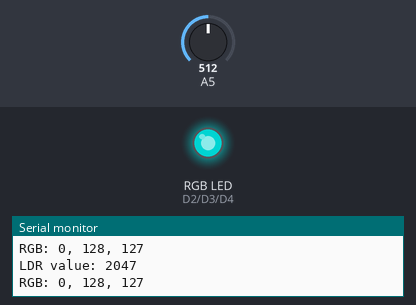
A sketch run on a simulated Arduino Zero (SAMD21). On the bench: an RGB LED mixed from three pins (HIGH = lit), the last lines printed to the serial monitor. The inputs (shaded band) are chosen by the test bench; at power-on: A5 = 512 (analog values on the 0–1023 scale). Dim RGB values are drawn brighter than linear.

Above: at 1.2 s.
1.3 s: A5 set to 716
At 1.7 s:
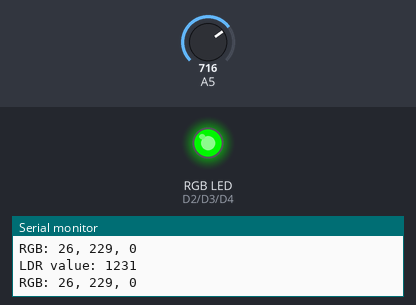
2.8 s: A5 set to 900
At 4.0 s:
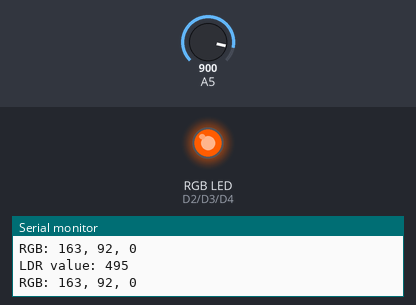
4.3 s: A5 set to 1023
At 5.5 s:
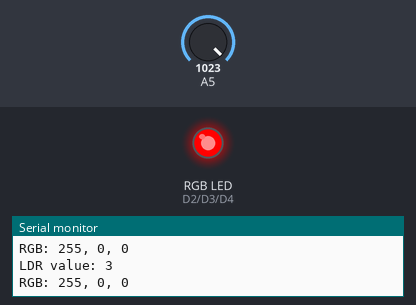
5.8 s: A5 set to 306
At 6.8 s:
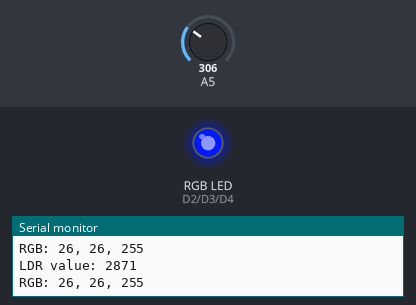
7.3 s: A5 set to 122
At 8.2 s:
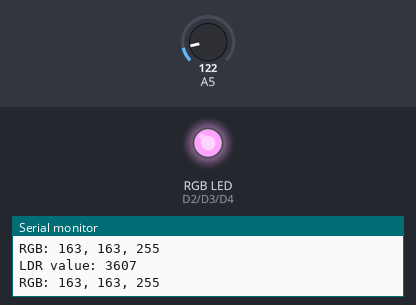
8.8 s: A5 set to 0
At 9.5 s:
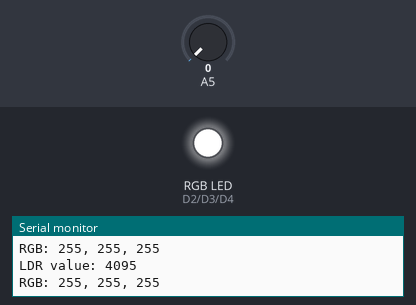
Timing chart, 0 to 11.3 s (numbered marks = the images above; inputs shaded):
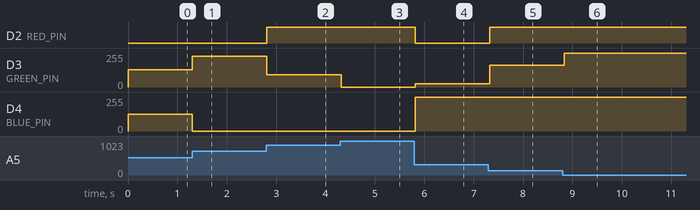

The sketch:

7.4_RGB_LED_Controller_on_your_own.ino
```cpp
/**
 **************************************************
 *
 * @file        7.4_RGB_LED_Controller_on_your_own.ino
 * @brief       Variation of the 7.4 RGB LED controller example turned upside down, so darkness gives white and bright
 *              light gives red. It works as a night light.
 *              For details, connection diagram and more, check out the example documentation at: <link placeholder>
 * @author      Borna Zelenika @ soldered.com
 ***************************************************
 */

/*
This is a variable to which we pass the number of pin that we had connected the photoresistor's output to. Because we
need to read a whole range of values here and not only HIGH or LOW, this has to be a pin that supports analog input.
The NULA board has a pin naming logic as follows: IO5, where 5 is the number that we give to the variable.

This example also needs a 10k resistor. A photoresistor changes its resistance with light, but the board can only
measure a voltage, so we pair the two in what is called a voltage divider: the fixed resistor turns the changing
resistance into a changing voltage that the board can read.
*/
const int LDR_PIN = 5;

/*
These are the variables to which we pass the numbers of pins that we had connected the three colour channels of the
RGB LED to. An RGB LED is really three LEDs in one package, one red, one green and one blue, and by lighting them at
different strengths we can mix any colour we like. All three pins have to support PWM, which is what lets us set a
brightness instead of only on or off.

Remember that each of the three colour channels needs its own 330 Ohm resistor in series with it. An RGB LED counts as
three LEDs, so it takes three resistors, and without them the channels draw more current than either they or the pins
are built for.
*/
const int RED_PIN = 2;
const int GREEN_PIN = 3;
const int BLUE_PIN = 4;

/*
This variable will store the raw analog value read from the photoresistor. Since the NULA board uses a 12-bit ADC, the
value will range from 0 in complete darkness to 4095 in bright light.
*/
int ldrValue = 0;

/*
These three variables hold the brightness of each colour channel, from 0 for off to 255 for fully on.
*/
int r = 0, g = 0, b = 0;

/*
These two variables split the light range into three equal parts, which is what gives us our three colour transitions.
4095 divided by three is 1365, so the first part ends there and the second one ends at twice that. Feel free to
experiment with these values to move the colour changes to different light levels.
*/
const int FIRST_THIRD = 1365;
const int SECOND_THIRD = 2730;

void setup() {

  /*
  Serial.begin() establishes serial communication between your board and your computer via a USB cable. We use it here
  to watch both the light level and the mixed colour, which makes it much easier to understand what the code is doing.
  */
  Serial.begin(115200);

  /*
  pinMode() is a function that configures the specified pin to behave either as an input or as an output.
  The photoresistor is something we read, so it goes into INPUT mode, while the three colour channels are things we
  write to, so they go into OUTPUT mode.
  */
  pinMode(LDR_PIN, INPUT);

  /*
  analogReadResolution() defines how many bits are used for ADC readings. The NULA MINI supports 12-bit resolution,
  which means analogRead() returns values from 0 to 4095. That is the range the colour ranges below are built around,
  so we state it here rather than relying on the default.
  */
  analogReadResolution(12);

  pinMode(RED_PIN, OUTPUT);
  pinMode(GREEN_PIN, OUTPUT);
  pinMode(BLUE_PIN, OUTPUT);

  //Print out the initial message so we know that the program started successfully.
  Serial.println("RGB LED Controller with full-spectrum color mapping started");
}

void loop() {

  /*
  analogRead() reads the voltage at the given analog pin and converts it into a number. The more light falls on the
  photoresistor, the lower its resistance and the higher this number becomes.
  */
  ldrValue = 4095 - analogRead(LDR_PIN);
  Serial.print("LDR value: ");
  Serial.println(ldrValue);

  /*
  This is where the colour is decided. We split the light range into three parts and give each one its own transition,
  so that the colour never jumps: it always slides from wherever it was into the next colour.
  map() is a function that takes a number from one range and rescales it into another range, and we use it here to turn
  a light level into a brightness. Notice how in each part one channel is being mapped upwards while another is mapped
  downwards, which is exactly what makes one colour fade into the next.
  */
  if (ldrValue <= FIRST_THIRD) {

    //Darkest third: fade from red (255, 0, 0) to green (0, 255, 0).
    r = map(ldrValue, 0, FIRST_THIRD, 255, 0);
    g = map(ldrValue, 0, FIRST_THIRD, 0, 255);
    b = 0;
  }
  else if (ldrValue <= SECOND_THIRD) {

    //Middle third: fade from green (0, 255, 0) to blue (0, 0, 255).
    r = 0;
    g = map(ldrValue, FIRST_THIRD + 1, SECOND_THIRD, 255, 0);
    b = map(ldrValue, FIRST_THIRD + 1, SECOND_THIRD, 0, 255);
  }
  else {

    /*
    Brightest third: fade from blue (0, 0, 255) to white (255, 255, 255). White is simply all three channels on at
    once, which is why red and green rise here while blue stays at full brightness.
    */
    r = map(ldrValue, SECOND_THIRD + 1, 4095, 0, 255);
    g = map(ldrValue, SECOND_THIRD + 1, 4095, 0, 255);
    b = 255;
  }

  /*
  analogWrite() is a function that writes an "in between" value to a pin instead of only HIGH or LOW. It does this
  using PWM, which stands for Pulse Width Modulation: the pin is switched on and off very quickly, and the longer it
  stays on during each cycle, the brighter that colour appears. Writing all three at once is what mixes the colour.
  */
  analogWrite(RED_PIN, r);
  analogWrite(GREEN_PIN, g);
  analogWrite(BLUE_PIN, b);

  //Print the mixed colour too, so we can compare it against the light level above.
  Serial.print("RGB: ");
  Serial.print(r); Serial.print(", ");
  Serial.print(g); Serial.print(", ");
  Serial.println(b);

  /*
  A short pause between readings. Keeping it small makes the colour changes look smooth.
  */
  delay(100);
}
```

Measured:
- after the input at 1.3 s, D3 (GREEN_PIN): 128/255 → 229/255 at once; D4 (BLUE_PIN): 127/255 → 0/255 at once
- after the input at 2.8 s, D2 (RED_PIN): LOW → HIGH at once; D3 (GREEN_PIN): 229/255 → 92/255 at once
- after the input at 4.3 s, D3 (GREEN_PIN): 92/255 → 0/255 at once
- after the input at 5.8 s, D2 (RED_PIN): HIGH → LOW at once; D3 (GREEN_PIN): 0/255 → 26/255 at once; D4 (BLUE_PIN): 0/255 → 255/255 at once
- after the input at 7.3 s, D2 (RED_PIN): LOW → HIGH at once; D3 (GREEN_PIN): 26/255 → 163/255 at once
- after the input at 8.8 s, D3 (GREEN_PIN): 163/255 → 255/255 at once
